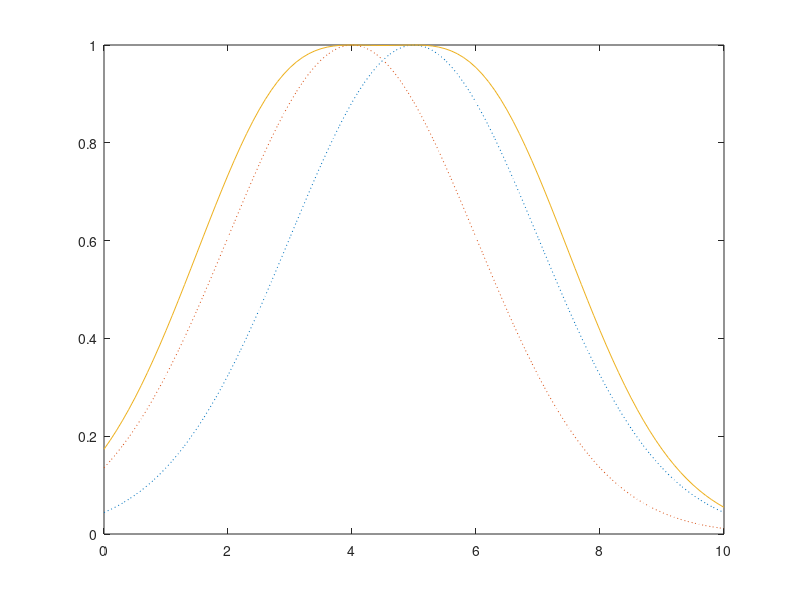

Here is the MATLAB script that generated this plot:
x = 0:0.1:10; % Діапазон чисел від 0 до 10 з кроком 0.1

% Прості функції приналежності Гаусса
y1 = gaussmf(x,[2 5]); 
y2 = gaussmf(x,[2 4]);


% Кон'юнктивна функція (об'єднання, імовірнісна інтерпретація)
logicalOr = y1 + y2 - y1.*y2;

plot(x,y1, ':')
hold on
plot(x,y2, ':')
plot(x, logicalOr, '-')
hold off